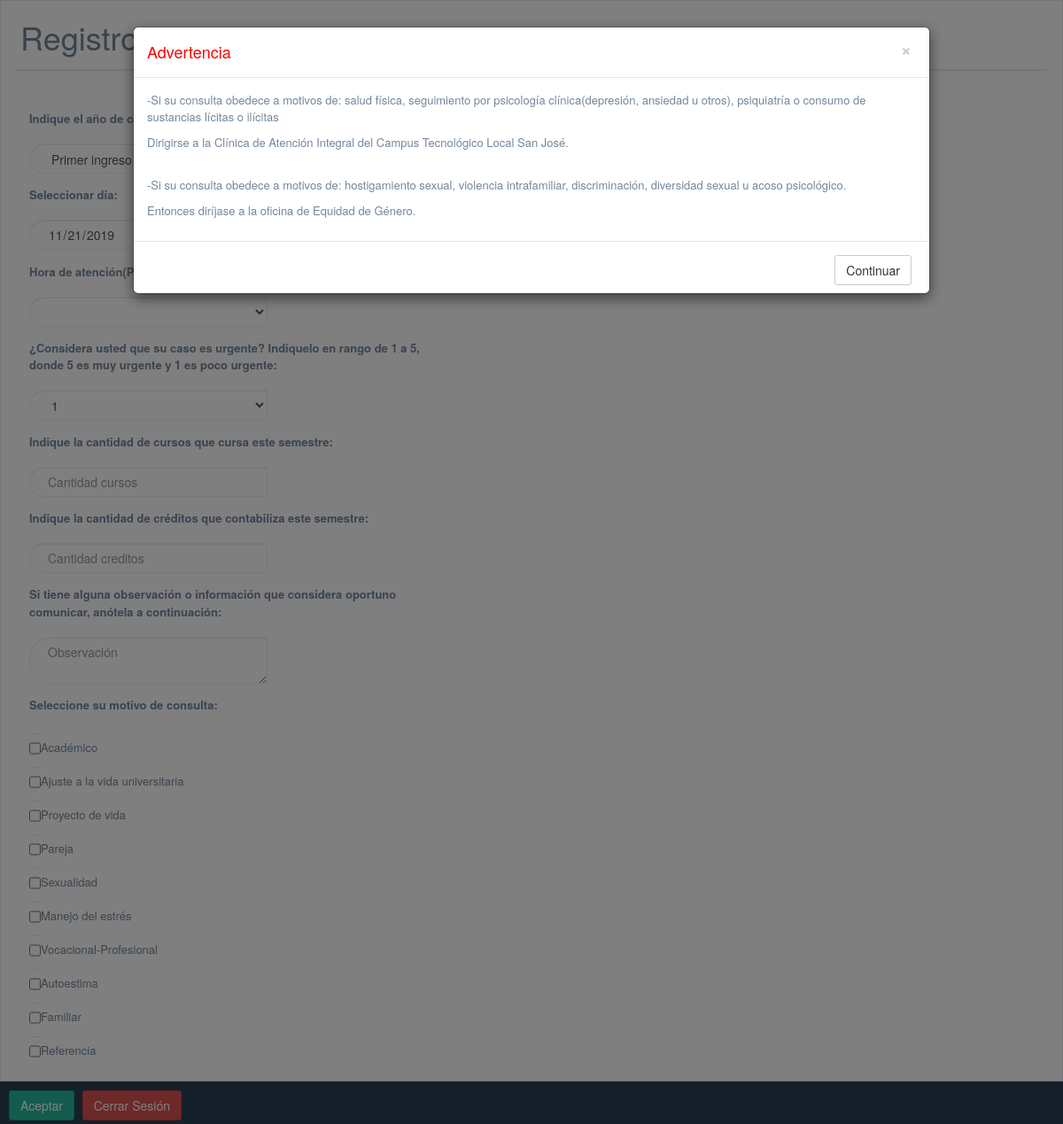
The page /php/cita.php on the database its author committed.
### tables this page shows
CREATE TABLE IF NOT EXISTS `Motivo` (
  `idMotivo` INT NOT NULL AUTO_INCREMENT,
  `motivo` VARCHAR(45) NOT NULL,
  PRIMARY KEY (`idMotivo`),
  UNIQUE INDEX `Motivocol_UNIQUE` (`motivo` ASC));

### php/cita.php (the view, shortened to what this page needs)
<!DOCTYPE html>
<html lang="en">
  <head>
    <link href="../vendors/bootstrap/dist/css/bootstrap.min.css" rel="stylesheet">
    <link href="../vendors/font-awesome/css/font-awesome.min.css" rel="stylesheet">
    <link href="../vendors/bootstrap-daterangepicker/daterangepicker.css" rel="stylesheet">
    <link href="../vendors/bootstrap-datetimepicker/build/css/bootstrap-datetimepicker.css" rel="stylesheet">
    <link href="../build/css/custom.min.css" rel="stylesheet">
  </head>
  <body onload = "cargarReferenciaAux()">
    <?php
    include("database.php");
    ?>
  <div class="col-md-12 col-sm-6 col-xs-12 form-group pull-right top_search">
    <div class="x_panel">
      <div class="x_title">
        <h1>Registro de Citas</h1>
      </div>
      <div class="x_content">
        <br>
          <div class="form-group">
            <label class="control-label col-md-5 col-sm-5 col-xs-12">Indique el año de carrera que está cursando: </label>
            <br><br>
            <div class="col-md-3 col-sm-3 col-xs-12">
            </div>
          </div>
          <div class="form-group">
          <br><br>
          <label  class="col-md-3 col-sm-5 col-xs-12 control-label">Seleccionar día:</label>
          <br><br>
              <div class="col-md-3 col-sm-5 col-xs-12">
              </div>
          </div>
          <br><br>
          <div class="form-group">
            <label class="control-label col-md-5 col-sm-5 col-xs-12">Hora de atención(Primero seleccione el día):</label>
            <br><br>
            <div class="col-md-3 col-sm-3 col-xs-12">
              <select id = "horarioText" class='form-control'>
              </select>
            </div>
          </div>
          <br><br>
          <div class="form-group">
            <label class="control-label col-md-5 col-sm-5 col-xs-12">¿Considera usted que su caso es urgente? Indíquelo en rango de 1 a 5, donde 5 es muy urgente y 1 es poco urgente:</label>
            <br><br><br>
            <div class="col-md-3 col-sm-3 col-xs-12">
              <?php
                $sql = "SELECT * FROM `Urgencia`";
                    $result = mysqli_query($conn, $sql);
                    echo "<select id = 'urgenciaText' class='form-control'>";
                    while($row = mysqli_fetch_assoc($result)) {
                      echo "<option value='".$row["idUrgencia"]."'>".$row["urgencia"]."</option>";
                    }
                    echo "</select>";
                ?>
            </div>
          </div>
          <br><br>
          <div class="form-group">
            <label class="control-label col-md-5 col-sm-5 col-xs-12">Indique la cantidad de cursos que cursa este semestre:</label>
            <br><br>
            <div class="col-md-3 col-sm-3 col-xs-12">
                <input id = "cursosText" type="text" name="cursos"  class="form-control" placeholder="Cantidad cursos" value="" required="">
            </div>
          </div>
          <br><br>
          <div class="form-group">
            <label class="control-label col-md-5 col-sm-5 col-xs-12">Indique la cantidad de créditos que contabiliza este semestre:</label>
            <br><br>
            <div class="col-md-3 col-sm-3 col-xs-12">
                <input id = "creditosText" type="text" name="creditos" class="form-control" placeholder="Cantidad creditos" value="" required="">
            </div>
          </div>
          <br><br>
           <div class="form-group">
            <label class="control-label col-md-5 col-sm-5 col-xs-12">Si tiene alguna observación o información que considera oportuno comunicar, anótela a continuación:</label>
            <br><br><br>
            <div class="col-md-3 col-sm-3 col-xs-12">
                <textarea id = "observacionText" class="form-control" placeholder="Observación" maxlength="499"></textarea>
            </div>
          </div>
          <br><br><br>
          <div class="form-group">
            <label class="col-md-3 col-sm-5 col-xs-12 control-label">Seleccione su motivo de consulta:</label>
            <br><br>
            <div class="col-md-3 col-sm-5 col-xs-12">
              <table>
            <?php
                $sql = "SELECT * FROM `Motivo` order by idMotivo ASC";
                    $result = mysqli_query($conn, $sql);
                    $conti = 0;
                    while($row = mysqli_fetch_assoc($result)) {
                      if($row["motivo"] == "Referencia"){
                        echo "<tr><td><input type='checkbox' class='form-control' id = 'motivoText".$conti."'' value='".$row["idMotivo"]."' onclick = 'cargarReferencia(this)'></td><td>".$row["motivo"]."</td></tr>";
                      }
                      else{
                        echo "<tr><td><input type='checkbox' class='form-control' id = 'motivoText".$conti."'' value='".$row["idMotivo"]."'></td><td>".$row["motivo"]."</td></tr>";
                      }
                      $conti++;
                    }
                ?>
                </table>
          </div>
          <br><br><br><br><br><br><br><br><br><br><br><br><br><br><br><br><br><br><br>
          </div>
  </div>
  </div>
  <div class="form-group">
      <div class="col-md-3 col-sm-3 col-xs-12">
        <input class = 'btn btn-success' type='button' value='Aceptar' onclick = "registrarCita('<?php echo $conti;?>')">
        <button type="button" class="btn btn-danger" onclick = 'cerrarSesion()'>Cerrar Sesión</button>
      </div>
  </div>
    <div class="modal fade" id="myModal" tabindex="-1" role="dialog" aria-hidden="true" style="display: none;">
    <div class="modal-dialog modal-lg">
      <div class="modal-content">
        <div class="modal-header">
          <button type="button" class="close" data-dismiss="modal" aria-label="Close"><span aria-hidden="true">×</span>
          </button>
          <h4 class="modal-title redtext"  id="myModalLabel2">Advertencia</h4>
        </div>
        <div class="modal-body">
          <p>-Si su consulta obedece a motivos de: salud física, seguimiento por psicología clínica(depresión, ansiedad u otros), psiquiatría o consumo de sustancias lícitas o ilícitas</p>
          <p>Dirigirse a la Clínica de Atención Integral del Campus Tecnológico Local San José.</p>
          <br>
          <p>-Si su consulta obedece a motivos de: hostigamiento sexual, violencia intrafamiliar, discriminación, diversidad sexual u acoso psicológico.</p>
          <p>Entonces diríjase a la oficina de Equidad de Género.</p>
        </div>
        <div class="modal-footer">
          <button type="button" class="btn btn-default" data-dismiss="modal">Continuar</button>
        </div>
      </div>
    </div>
  </div>
  </div>
  </body>
</html>

### php/cita.php (style rules this page uses)
.redtext { color: red; }

### rows shown on the page
motivo: motivo "Académico"
motivo: motivo "Ajuste a la vida universitaria"
motivo: motivo "Proyecto de vida"
motivo: motivo "Pareja"
motivo: motivo "Sexualidad"
motivo: motivo "Manejo del estrés"
motivo: motivo "Vocacional-Profesional"
motivo: motivo "Autoestima"
motivo: motivo "Familiar"
motivo: motivo "Referencia"

### other values the page prints
form field value "1"
